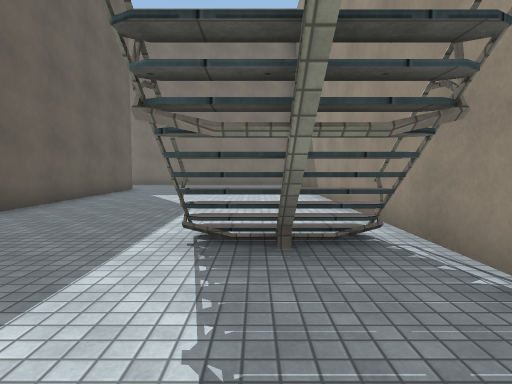
View 1 (above)

24 first-person views from a walk through a 3-D level made in the Unity game engine. The camera is 1.4 m above the floor, tilts 4° down and sees 75° across. Doors are open. The floor is counted in squares, 2 m on a side. Each view is taken from the middle of a square. On the plan, view 1 faces up. The plan holds only what a view shows up to about 10 squares ahead; the rest is blank. The place goes on beyond the plan. Some animated figures are not drawn. Surface patterns are stand-ins for the level's own textures.

View 2
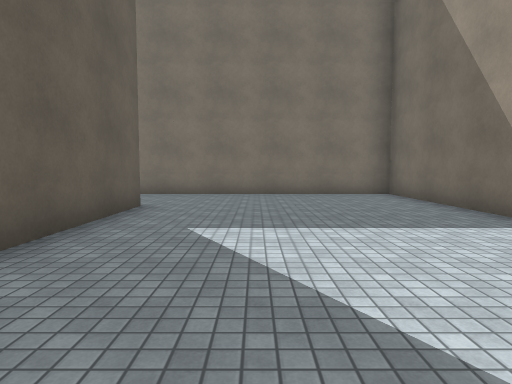

View 3
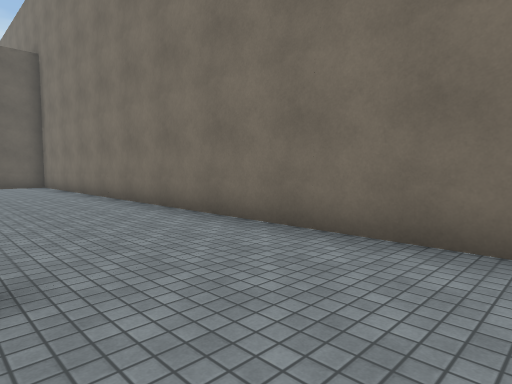

View 4
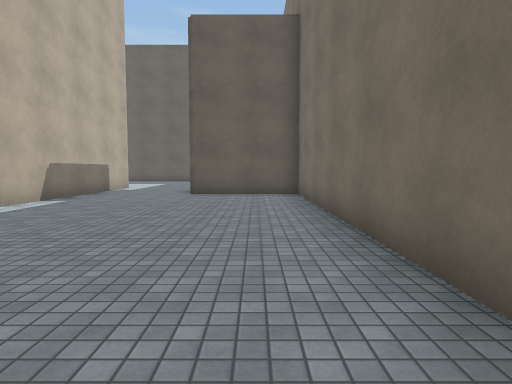

View 5
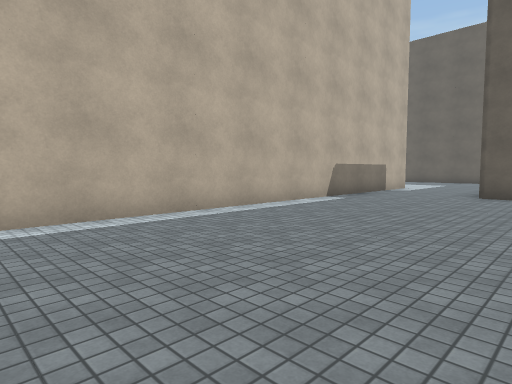

View 6
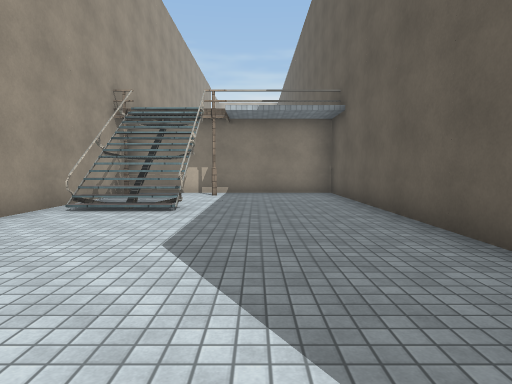

View 7
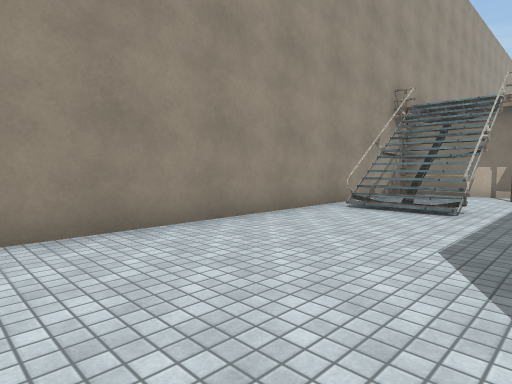

View 8
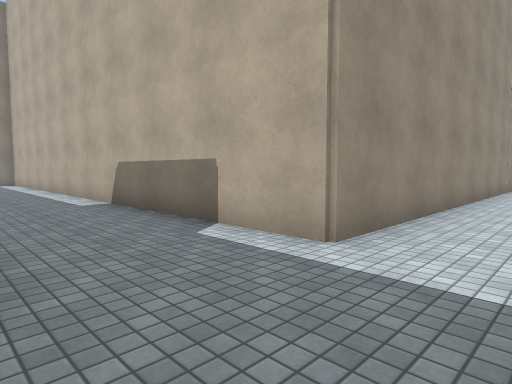

View 9
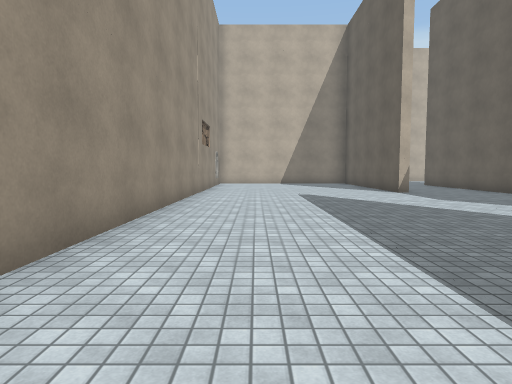

View 10
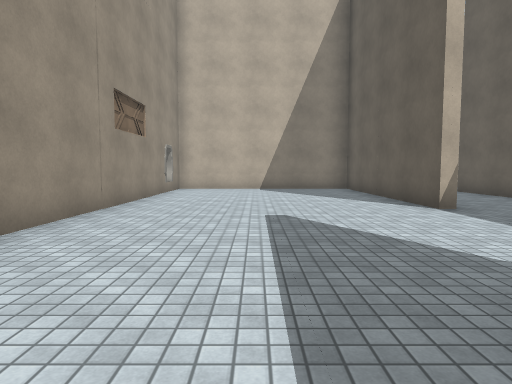

View 11
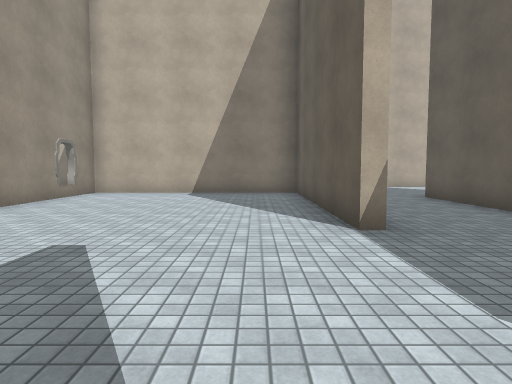

View 12
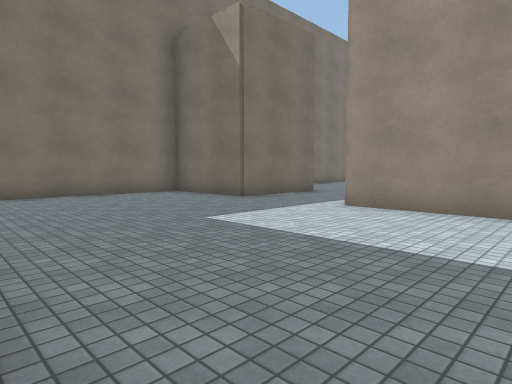

View 13
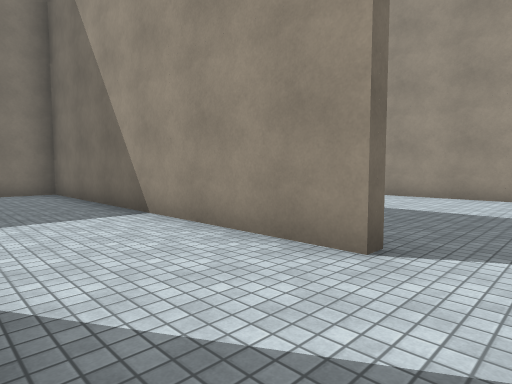

View 14
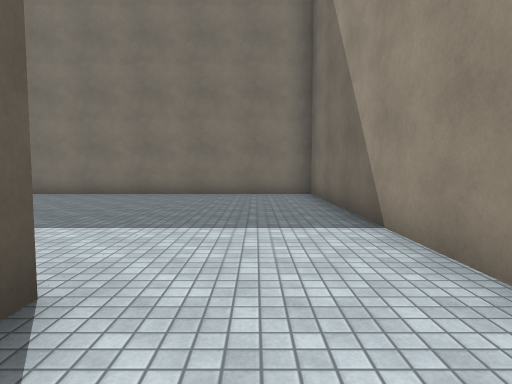

View 15
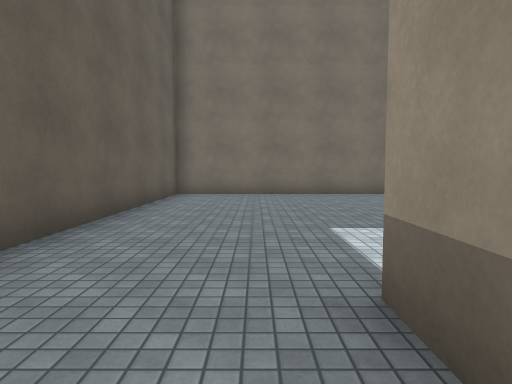

View 16
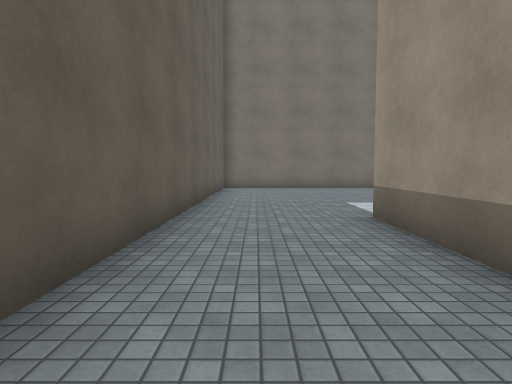

View 17
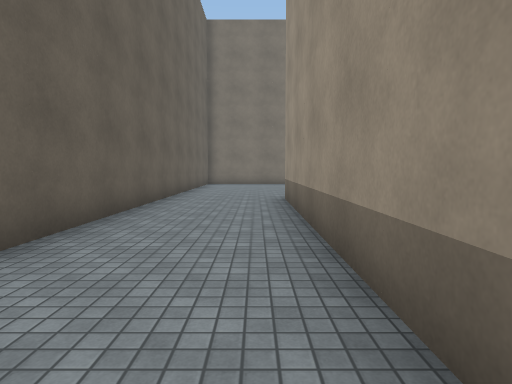

View 18
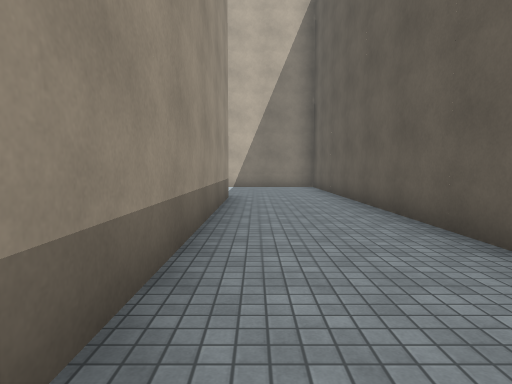

View 19
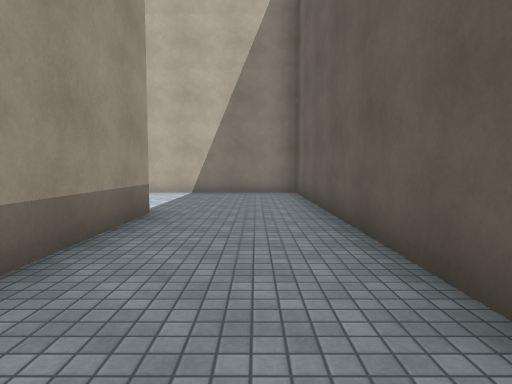

View 20
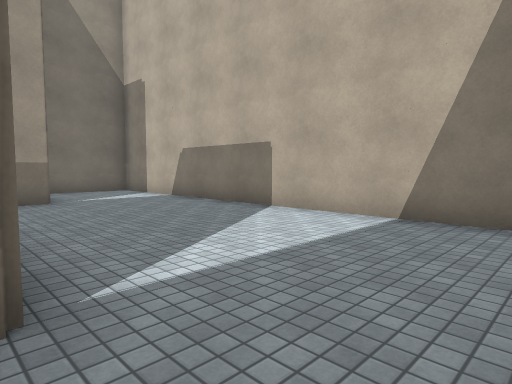

View 21
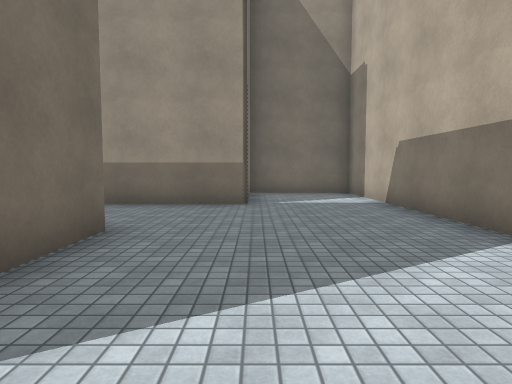

View 22
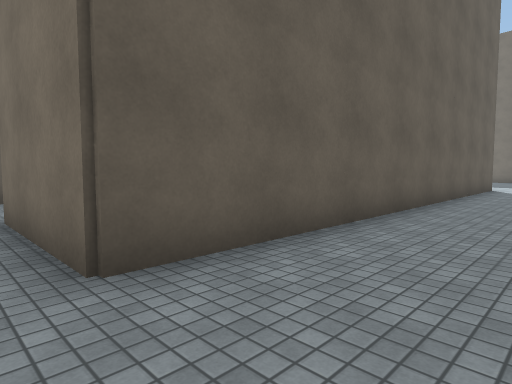

View 23
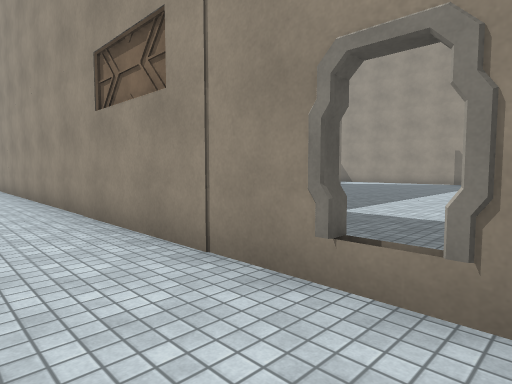

View 24
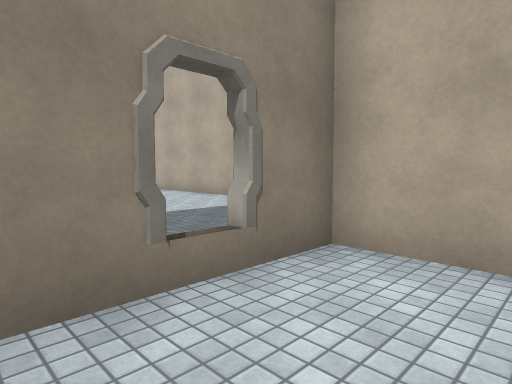

### Floor plan
Points are (right, up) in squares from view 1. A wall is a line through its corners. A room is listed if a view was taken in it or the views show most of it. See-through windows are left out.
Room 1 (views 1, 2, 3, 4, 5, 6, 7, 8, 9, 10, 11, 12, 13, 14, 15, 16, 17, 18, 19, 20, 21, 22, 23, 24)
walls: (-25.5, 5.1) (-25.5, 14.2) (-34.2, 14.2) (-34.2, 1.8); (-16.9, 11.2) (-19.3, 11.2) (-19.3, 13.5); (-25.2, -0.7) (-25.2, -6.7) (-19.3, -6.7) (-19.3, 8.3) (-7.5, 8.3); (-28.2, 6.8) (-28.2, -5.3) (-31.3, -5.3) (-31.3, 6.8); (-20, 14.2) (-23.9, 14.2); (-23.4, -6.8) (-25.5, -6.8) (-25.5, -4); (-34.2, 0.3) (-34.2, -9.7) (-22.4, -9.7) (-22.4, -6.8); (-4.2, 11.3) (-4.2, -0.7) (1.7, -0.7) (1.7, 14.2) (-16.2, 14.2) (-16.2, 11.1); (0.2, 2.3) (-0.6, 2.3); (1.1, 2.3) (0.4, 2.3); (1.2, 2.2) (1.2, 3.4)
low walls: (0.5, 3) (1.1, 3); (0.6, 2.6) (1.1, 2.6)
ways out: open door at (-19, -5); gap at (-25, -1); gap at (-4, 11)

Positions as (right, up) in squares from view 1, and headings:
1: (0, 0), facing up
2: (-2, 5), facing up
3: (-2, 11), facing up-left
4: (-7, 13), facing left
5: (-7, 13), facing down-left
6: (-2, 9), facing down
7: (-2, 9), facing down-right
8: (-21, 11), facing down-right
9: (-21, 9), facing down
10: (-22, 5), facing down
11: (-24, 3), facing down
12: (-25, 5), facing up-right
13: (-28, 4), facing up-right
14: (-27, 5), facing up
15: (-32, 5), facing up
16: (-33, 2), facing up
17: (-32, -1), facing up
18: (-32, 3), facing down
19: (-33, 0), facing down
20: (-33, -5), facing down-right
21: (-32, -7), facing right
22: (-26, -6), facing up-left
23: (-21, -6), facing up-right
24: (-21, -4), facing down-right
